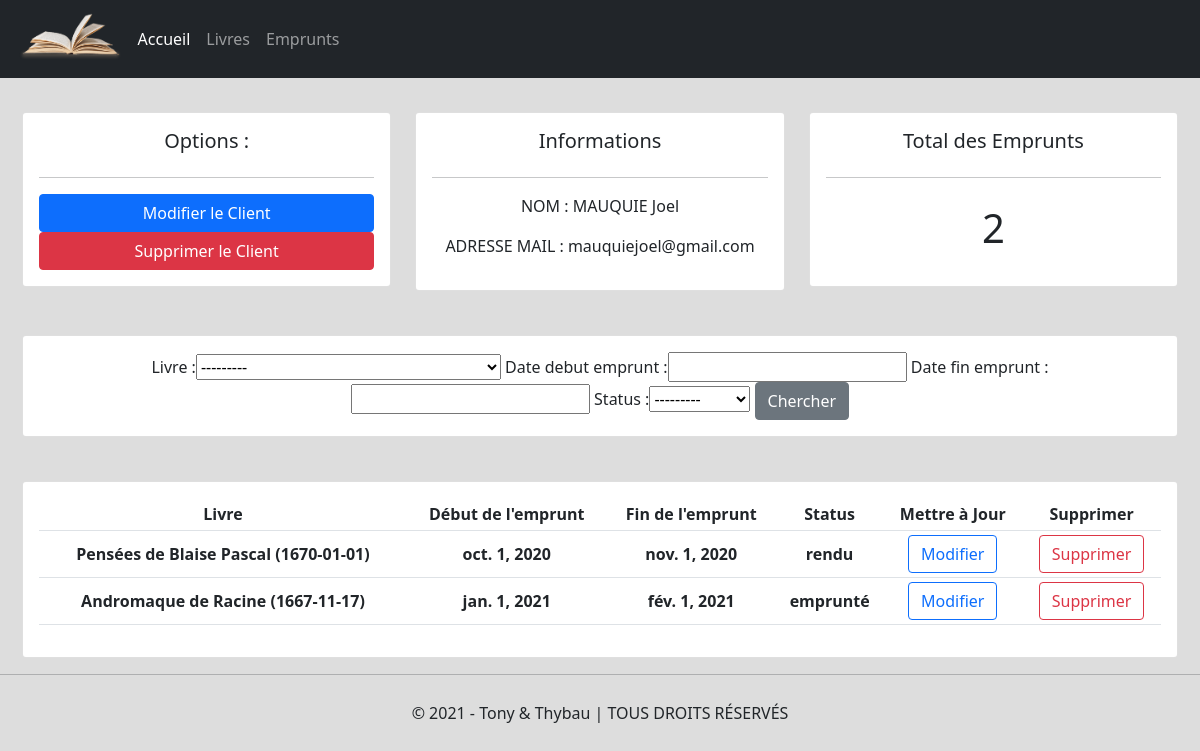
The app's page /clients5 with its own data.
### clients/models.py (models this page shows, shortened)
class Client(models.Model):
    nom = models.CharField(max_length=50, null=True)
    prenom = models.CharField(max_length=50, null=True)
    adresse_mail = models.EmailField(max_length=100, null=True)
    nombre_livres_possédés = models.IntegerField(null=True)

### loans/models.py (models this page shows, shortened)
class Emprunt(models.Model):
    STATUS = (
        ('emprunté', 'emprunté'),
        ('non rendu', 'non rendu'),
        ('rendu', 'rendu')
    )
    client = models.ForeignKey(Client, null=True, on_delete=models.SET_NULL)
    livre = models.ForeignKey(Livre, null=True, on_delete=models.SET_NULL)
    date_debut_emprunt = models.DateField(max_length=10, null=True)
    date_fin_emprunt = models.DateField(max_length=10, null=True)
    status = models.CharField(max_length=50, null=True, choices=STATUS)

### books/models.py (models this page shows)
class Livre(models.Model):
    ISBN = models.CharField(max_length=13, null=True)
    titre = models.CharField(max_length=200, null=True)
    nombre_pages = models.IntegerField(null=True)
    date_de_parution = models.DateField(max_length=10, null=True)
    maison_édition = models.CharField(max_length=50, null=True)
    auteur = models.CharField(max_length=50, null=True)
    tag = models.ManyToManyField(Tag)
    def __str__(self):
        return f"{self.titre} de {self.auteur} ({self.date_de_parution})"

### clients/views.py (the view)
# urls.py: path('<str:pk>', views.clients_list, name='client'),
def clients_list(request, pk):
    client = Client.objects.get(id=pk)
    emprunt = client.emprunt_set.all()
    total_emprunts = emprunt.count()
    myFilter = EmpruntFiltre(request.GET, queryset=emprunt)
    emprunt = myFilter.qs
    context = {
        'client': client,
        'emprunt': emprunt,
        'total_emprunts': total_emprunts,
        'myFilter': myFilter
    }
    return render(request, 'clients/clients_list.html', context)

### templates/clients/clients_list.html
{% extends 'main.html' %}
{% block content %}
<br>
<div class="row">
	<div class="col-md">
		<div class="card card-body">
			<h5>Options :</h5>
			<hr>
			<a class="btn btn-primary" href="{% url 'modif_client' client.id %}">Modifier le Client</a>
			<a class="btn btn-danger" href="{% url 'supp_client' client.id %}">Supprimer le Client</a>
		</div>
	</div>
	<div class="col-md">
		<div class="card card-body">
			<h5>Informations</h5>
			<hr>
			<p>NOM : {{client.nom}} {{client.prenom}}</p>
			<p>ADRESSE MAIL : {{client.adresse_mail}}</p>
		</div>
	</div>
	<div class="col-md">
		<div class="card card-body">
			<h5>Total des Emprunts</h5>
			<hr>
			<h1 style="text-align: center;padding: 10px">{{total_emprunts}}</h1>
		</div>
	</div>
</div>
<br>
<div class="row">
	<div class="col">
		<div class="card card-body">
			<form method="get">
				{{myFilter.form}}
		    	<button class="btn btn-secondary" type="submit">Chercher</button>
		  </form>
		</div>
	</div>
</div>
<br>
<div class="row">
	<div class="col-md">
		<div class="card card-body">
			<table class="table table-sm">
				<tr>
					<th>Livre</th>
					<th>Début de l'emprunt</th>
					<th>Fin de l'emprunt</th>
					<th>Status</th>
					<th>Mettre à Jour</th>
					<th>Supprimer</th>
				</tr>
				{% for emprunt in emprunt %}
				<tr>
					<th>{{emprunt.livre}}</th>
					<th>{{emprunt.date_debut_emprunt}}</th>
					<th>{{emprunt.date_fin_emprunt}}</th>
					<th>{{emprunt.status}}</th>
					<th><a class="btn btn-outline-primary" href="">Modifier</a></th>
					<th><a class="btn btn-outline-danger" href="">Supprimer</a></th>
				</tr>
				{% endfor %}
			</table>
		</div>
	</div>
</div>
{% endblock %}

### static/css/main.css (style rules this page uses)
body { background-color: #dddddd; }
.row { margin: 10px; text-align: center; }
tr { vertical-align: middle; }
.btn { transition: 0.3s all; }

### records on screen
Client: nom "MAUQUIE", prenom "Joel", adresse_mail "mauquiejoel@gmail.com"
Emprunt: livre "Pensées de Blaise Pascal (1670-01-01)", date_debut_emprunt "oct. 1, 2020", date_fin_emprunt "nov. 1, 2020", status "rendu"
Emprunt: livre "Andromaque de Racine (1667-11-17)", date_debut_emprunt "jan. 1, 2021", date_fin_emprunt "fév. 1, 2021", status "emprunté"

### other values on screen
{{ total_emprunts }} "2"
